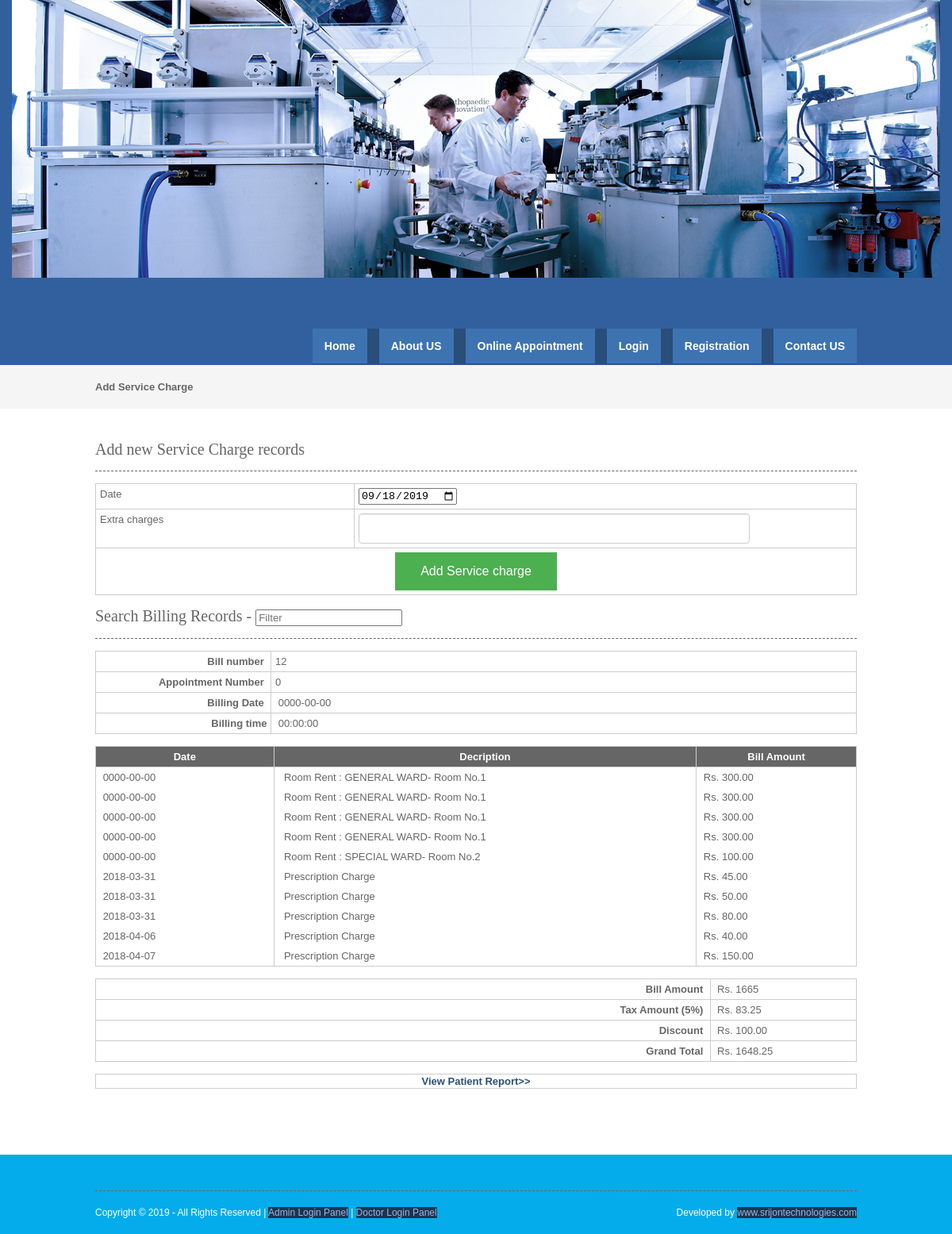
/billing.php, run on the app's committed database.
### tables this page shows
CREATE TABLE `billing` (
  `billingid` int(10) NOT NULL,
  `patientid` int(10) NOT NULL,
  `appointmentid` int(10) NOT NULL,
  `billingdate` date NOT NULL,
  `billingtime` time NOT NULL,
  `discount` float(10,2) NOT NULL,
  `taxamount` float(10,2) NOT NULL,
  `discountreason` text NOT NULL,
  `discharge_time` time NOT NULL,
  `discharge_date` date NOT NULL
);

CREATE TABLE `billing_records` (
  `billingservice_id` int(10) NOT NULL,
  `billingid` int(10) NOT NULL,
  `bill_type_id` int(10) NOT NULL COMMENT 'id of service charge or treatment charge',
  `bill_type` varchar(250) NOT NULL,
  `bill_amount` float(10,2) NOT NULL,
  `bill_date` date NOT NULL,
  `status` varchar(10) NOT NULL
);

CREATE TABLE `room` (
  `roomid` int(10) NOT NULL,
  `roomtype` varchar(25) NOT NULL,
  `roomno` int(10) NOT NULL,
  `noofbeds` int(10) NOT NULL,
  `room_tariff` float(10,2) NOT NULL,
  `status` varchar(10) NOT NULL
);

### viewbilling.php (the view, shortened to what this page needs)
<?php
include("dbconnection.php");
?>
 <section class="container">
<h2>Search Billing Records - <input type="search" class="light-table-filter" data-table="order-table" placeholder="Filter" /></h2>
<?php
$sqlbilling_records ="SELECT * FROM billing WHERE appointmentid='$billappointmentid'";
$qsqlbilling_records = mysqli_query($con,$sqlbilling_records);
$rsbilling_records = mysqli_fetch_array($qsqlbilling_records);
?>
 	<table width="557" border="3">
      <tbody>
        <tr>
          <th scope="col"><div align="right">Bill number &nbsp; </div></th>
          <td> <?php echo $rsbilling_records[billingid]; ?></td>
        </tr>
        <tr>
          <th width="124" scope="col"><div align="right">Appointment Number &nbsp; </div></th>
          	<td width="413"> <?php echo $rsbilling_records[appointmentid]; ?>
            </td>
        </tr>
		<tr>
		  <th scope="col"><div align="right">Billing Date &nbsp; </div></th>
		  <td>&nbsp;<?php echo $rsbilling_records[billingdate]; ?></td>
	    </tr>
		<tr>
		  <th scope="col"><div align="right">Billing time&nbsp; </div></th>
		  <td>&nbsp;<?php echo $rsbilling_records[billingtime] ; ?></td>
	    </tr>
      </tbody>
    </table>
	<table class="order-table">
      <thead>
       <tr>
          <th width="97" scope="col">Date</th>
          <th width="245" scope="col">Decription</th>
          <th width="86" scope="col">Bill Amount</th>
        </tr>
        </thead>
        <tbody>
         <?php
		$sql ="SELECT * FROM billing_records where billingid='$rsbilling_records[billingid]'";
		$qsql = mysqli_query($con,$sql);
		$billamt= 0;
		while($rs = mysqli_fetch_array($qsql))
		{
        echo "<tr>
          	<td>&nbsp;$rs[bill_date]</td>
		 	<td>&nbsp; $rs[bill_type]";
if($rs[bill_type]== "Room Rent")
{
		$sqlroomtariff = "SELECT * FROM room WHERE roomid='$rs[bill_type_id]'";
		$qsqlroomtariff = mysqli_query($con,$sqlroomtariff);
		$rsroomtariff = mysqli_fetch_array($qsqlroomtariff);
		echo " : ". $rsroomtariff[roomtype] .  "- Room No." . $rsroomtariff[roomno];
}
	echo " </td><td>&nbsp;Rs. $rs[bill_amount]</td></tr>";
		$billamt = $billamt +  $rs[bill_amount];
		}
		?>
      </tbody>
    </table>
    <table width="557" border="3">
      <tbody>
        <tr>
          <th scope="col"><div align="right">Bill Amount &nbsp; </div></th>
          <td>&nbsp;Rs. <?php echo $billamt; ?></td>
        </tr>
        <tr>
          <th width="442" scope="col"><div align="right">Tax Amount (5%) &nbsp; </div></th>
          	<td width="95">&nbsp;Rs. <?php echo $taxamt = 5 * ($billamt / 100); ?>
            </td>
        </tr>
		<tr>
		  <th scope="col"><div align="right">Discount &nbsp; </div></th>
		  <td>&nbsp;Rs. <?php echo $rsbilling_records[discount]; ?></td>
	    </tr>
		<tr>
		  <th scope="col"><div align="right">Grand Total &nbsp; </div></th>
		  <td>&nbsp;Rs. <?php echo ($billamt + $taxamt)  - $rsbilling_records[discount] ; ?></td>
	    </tr>
      </tbody>
    </table>
    </section>

### header.php (shortened to what this page needs)
<!DOCTYPE html PUBLIC "-//W3C//DTD XHTML 1.0 Transitional//EN" "http://www.w3.org/TR/xhtml1/DTD/xhtml1-transitional.dtd">
<html xmlns="http://www.w3.org/1999/xhtml">
<head>
<link rel="stylesheet" href="layout/styles/layout.css" type="text/css" />
</head>
<body id="top">
<div class="wrapper col1">
<center><a href="index.php"><img src="images/medical_device_testing.jpg"></a></center>
  <div id="head">
    <div id="topnav" style="dark">
      <ul>
        <li><a  href="index.php" <?php if(basename($_SERVER['PHP_SELF']) == "index.php"){ echo ' class="active"'; } ?> >Home</a></li>
        <li><a href="aboutus.php" <?php if(basename($_SERVER['PHP_SELF']) == "aboutus.php"){ echo ' class="active"'; } ?>>About US</a></li>
<?php
if(!isset($_SESSION[patientid]))
{
?>
        <li><a href="patientappointment.php" <?php if(basename($_SERVER['PHP_SELF']) == "patientappointment.php"){ echo ' class="active"'; } ?>>Online Appointment</a></li>
        <li><a href="patientlogin.php" <?php if(basename($_SERVER['PHP_SELF']) == "patientlogin.php"){ echo ' class="active"'; } ?>>Login</a></li>
        <li><a href="patient.php" <?php if(basename($_SERVER['PHP_SELF']) == "patient.php"){ echo ' class="active"'; } ?>>Registration</a></li>
<?php
}
else
{
?>
<li><a href="patientappointment.php" <?php if(basename($_SERVER['PHP_SELF']) == "patientappointment.php"){ echo ' class="active"'; } ?>>Online Appointment</a></li>
<?php
}
?>
        <li class="last"><a href="contactus.php" <?php if(basename($_SERVER['PHP_SELF']) == "contactus.php"){ echo ' class="active"'; } ?>>Contact US</a></li></ul>
    </div>
  </div>
</div>

### billing.php (shortened to what this page needs)
<?php
include("header.php");
include("dbconnection.php");
?>
<div class="wrapper col2">
  <div id="breadcrumb">
    <ul>
      <li class="first">Add Service Charge</li></ul>
  </div>
</div>
<div class="wrapper col4">
  <div id="container">
    <h1>Add new Service Charge records</h1>
     <form method="post" action="" name="frmbill" onSubmit="return validateform()">
    <table width="342" border="3">
      <tbody>
        <tr>
          <td width="34%">Date </td>
          <td width="66%"><input min="<?php echo date("Y-m-d"); ?>" value="<?php echo date("Y-m-d"); ?>" type="date" name="date" id="date"></td>
        </tr>
        <tr>
          <td>Extra charges</td>
          <td><input type="text" name="amount" id="amount"></td>
        </tr>
        <tr>
          <td colspan="2" align="center"><input type="submit" name="submit" id="submit" value="Add Service charge" /></td>
        </tr>
      </tbody>
    </table>
    </form>
<?php
$billappointmentid = $_GET[appointmentid];
include("viewbilling.php");
?>
<table width="342" border="3">
<thead>
  <tr>
          <td colspan="2" align="center"><a href='patientreport.php?patientid=<?php echo $_GET[patientid]; ?>'><strong>View Patient Report>></strong></a></td>
        </tr>
      </thead>
    </table>
    <p>&nbsp;</p>
  </div>
</div>
<?php
include("footer.php");
?>

### footer.php (shortened to what this page needs)
<div class="wrapper col5">
  <div id="footer">
    <div id="copyright">
      <p class="fl_left">Copyright &copy; 2019 - All Rights Reserved | <a href="adminlogin.php">Admin Login Panel</a> | <a href="doctorlogin.php">Doctor Login Panel</a></p>
      <p class="fl_right">Developed by <a href="https://http://srijontechnologies.com/">www.srijontechnologies.com</a></p>
      <br class="clear" />
    </div>
  </div>
</div>

### layout/styles/layout.css (style rules this page uses)
html { overflow-y:scroll; }
body { margin:0; padding:0; font-size:13px; font-family:verdana, Arial, Helvetica, sans-serif; color:#FFFFFF; background-color:#4F473A; }
a { outline:none; text-decoration:none; }
.fl_left, .imgl { float:left; }
.fl_right, .imgr { float:right; }
img { margin:0; padding:0; border:0; }
div.wrapper { display:block; width:100%; margin:0; text-align:left; }
.col1 { color:#000000; background-color:#32609e ; }
.col2 { color:#666666; background-color:#F5F5F5; }
.col3, .col4 { color:#666666; background-color:#FFFFFF; }
.col5 { color:#FFFFFF; background-color:#04acec; }
#head, #gallery, #breadcrumb, #container, #footer { display:block; position:relative; width:960px; margin:0 auto; }
#head { height:110px; z-index:1000; }
#head h1, #head p, #head ul, #head a { margin:0; padding:0; list-style:none; line-height:normal; }
#breadcrumb { padding:20px 0; }
#breadcrumb ul { margin:0; padding:0; list-style:none; }
#breadcrumb ul li { display:inline; }
#breadcrumb ul li.first { font-weight:bold; }
#container { padding:40px 0; }
#container h1, #container h2, #container h3, #container h4, #container h5, #container h6 { margin:0 0 15px 0; padding:0 0 15px 0; line-height:normal; font-weight:normal; font-size:20px; font-family:Georgia, "Times New Roman", Times, serif; border-bottom:1px dashed #666666; }
#container a { color:#294E79; background-color:#FFFFFF; }
#footer { padding:20px 0; }
#footer a { color:#98B7DC; background-color:#1C3451; }
#copyright { display:block; float:left; width:100%; margin:25px 0 0 0; padding:20px 0 0 0; font-size:12px; border-top:1px dashed #666666; }
#copyright p { margin:0; padding:0; }

### layout/styles/navi.css (style rules this page uses)
#topnav { display:block; position:absolute; top:64px; right:0; height:45px; color:#FFFFFF; background-color:#294E79; font-weight:bold; font-size:14px; font-family:Verdana, Arial, Helvetica, sans-serif; }
#topnav ul { list-style:none; margin:0; padding:0; }
#topnav li { float:left; }
#topnav li a:link, #topnav li a:visited { display:block; margin:0 15px 0 0; padding:14px 15px; color:#FFFFFF; background-color:#3D73B1; }
#topnav li.last a { margin-right:0; }

### layout/styles/forms.css (style rules this page uses)
form, fieldset, legend { margin:0; padding:0; border:none; }

### layout/styles/tables.css (style rules this page uses)
table { width:100%; border-collapse:collapse; table-layout:auto; vertical-align:top; margin-bottom:15px; border:1px solid #CCCCCC; }
table thead th { color:#FFFFFF; background-color:#666666; border:1px solid #CCCCCC; border-collapse:collapse; text-align:center; table-layout:auto; vertical-align:middle; }
table tbody td { vertical-align:top; border-collapse:collapse; border-left:1px solid #CCCCCC; border-right:1px solid #CCCCCC; }
table thead th, table tbody td { padding:5px; border-collapse:collapse; }

### header.php (style rules this page uses)
input[type=submit] { background-color: #4CAF50; border: none; cursor:pointer; color: white; padding: 15px 32px; text-align: center; text-decoration: none; display: inline-block; font-size: 16px; }
input[type=text] { display: block; width: 75%; height: 24px; padding: 6px 12px; font-size: 14px; line-height: 1.42857143; color: #555; background-color: #fff; background-image: none; border: 1px solid #ccc; border-radius: 4px; -webkit-box-shadow: inset 0 1px 1px rgba(0,0,0,.075); box-shadow: inset 0 1px 1px rgba(0,0,0,.075); -webkit-transition: border-color ease-in-out .15s,-webkit-box-shadow ease-in-out .15s; -o-transition: border-color ease-in-out .15s,box-shadow ease-in-out .15s; transition: border-color ease-in-out .15s,box-shadow ease-in-out .15s; }

### data on the page
billing: billingid "12", appointmentid "0", billingdate "0000-00-00", billingtime "00:00:00", discount "100.00", ($billamt + $taxamt)  - $rsbilling_records[discount] "1648.25"
billing_records: bill_date "0000-00-00", bill_type "Room Rent", room.roomtype "GENERAL WARD", room.roomno "1", bill_amount "300.00"
billing_records: bill_date "0000-00-00", bill_type "Room Rent", room.roomtype "GENERAL WARD", room.roomno "1", bill_amount "300.00"
billing_records: bill_date "0000-00-00", bill_type "Room Rent", room.roomtype "GENERAL WARD", room.roomno "1", bill_amount "300.00"
billing_records: bill_date "0000-00-00", bill_type "Room Rent", room.roomtype "GENERAL WARD", room.roomno "1", bill_amount "300.00"
billing_records: bill_date "0000-00-00", bill_type "Room Rent", room.roomtype "SPECIAL WARD", room.roomno "2", bill_amount "100.00"
billing_records: bill_date "2018-03-31", bill_type "Prescription Charge", bill_amount "45.00"
billing_records: bill_date "2018-03-31", bill_type "Prescription Charge", bill_amount "50.00"
billing_records: bill_date "2018-03-31", bill_type "Prescription Charge", bill_amount "80.00"
billing_records: bill_date "2018-04-06", bill_type "Prescription Charge", bill_amount "40.00"
billing_records: bill_date "2018-04-07", bill_type "Prescription Charge", bill_amount "150.00"

### other printed values
$billamt "1665"
$taxamt = 5 * ($billamt / 100) "83.25"
